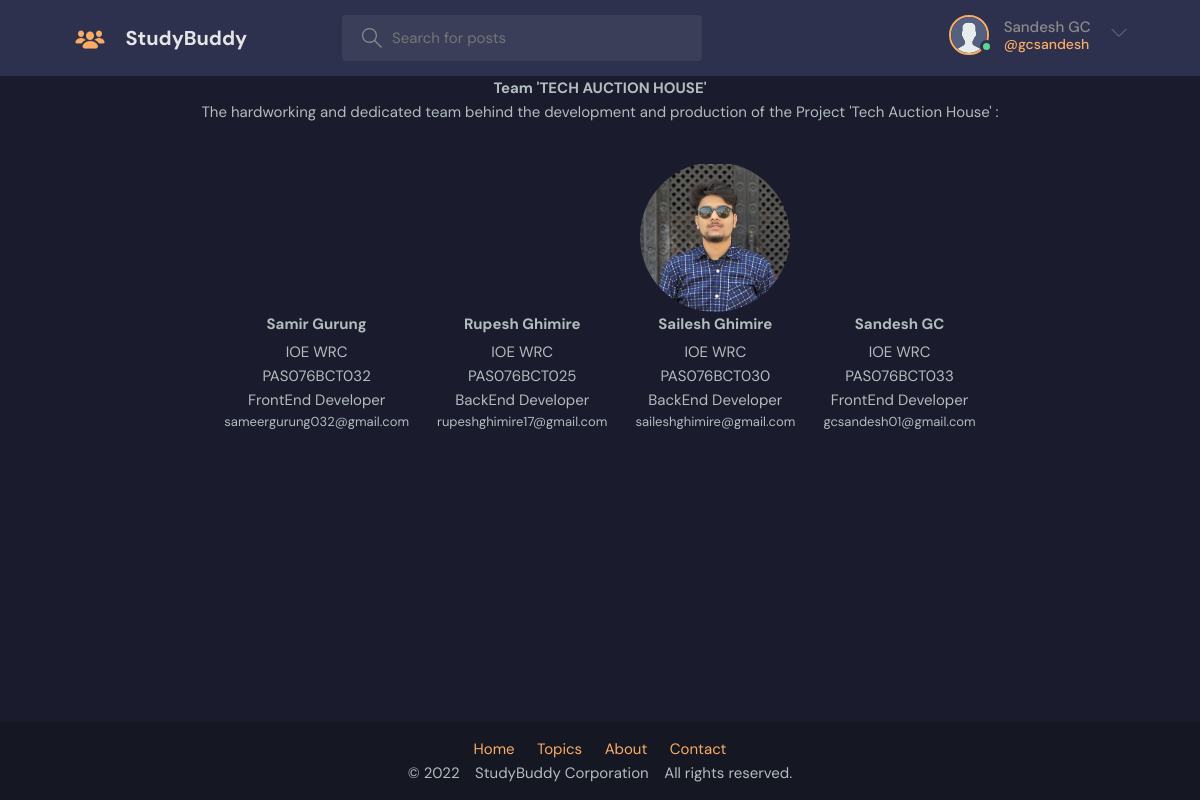
Screenshot of /about (signed in) with the database file from the repository.
### base/models.py (models this page shows)
class User(AbstractUser):
    name = models.CharField(max_length=200, null=True)
    email = models.EmailField(unique=True, null=True)
    bio = models.TextField(null=True)
    avatar = models.ImageField(null=True, default="avatar.svg")
    USERNAME_FIELD = 'email'
    REQUIRED_FIELDS = []

### base/views.py (the view)
# urls.py: path('about', views.about, name='about'),
def about(request):
    return render(request,'base/about.html')

### base/templates/base/about.html
{% extends 'main.html' %}
{% load static %}
{% block head %}
<link rel="stylesheet" href="{% static 'base/about.css' %}" />
{% endblock %}
{% block content %}
    <section class="root">
      <div class="about-container">
        <h1 class="about-heading">Team 'TECH AUCTION HOUSE'</h1>
        <p>
          The hardworking and dedicated team behind the development and
          production of the Project 'Tech Auction House' :
        </p>
        <div class="team-photo-line">
          <div class="person" id="samir-gurung-details">
            <div class="person-img"></div>
            <h3 class="person-name">Samir Gurung</h3>
            <div class="person-details">IOE WRC</div>
            <div class="roll-number">PAS076BCT032</div>
            <div class="roll-number">FrontEnd Developer</div>
            <div class="person-mail">sameergurung032@gmail.com</div>
          </div>
          <div class="person" id="rupesh-ghimire-details">
            <div class="person-img" i></div>
            <h3 class="person-name">Rupesh Ghimire</h3>
            <div class="person-details">IOE WRC</div>
            <div class="roll-number">PAS076BCT025</div>
            <div class="roll-number">BackEnd Developer</div>
            <div class="person-mail">rupeshghimire17@gmail.com</div>
          </div>
          <div class="person" id="sailesh-ghimire-details">
            <div class="person-img"></div>
            <h3 class="person-name">Sailesh Ghimire</h3>
            <div class="person-details">IOE WRC</div>
            <div class="roll-number">PAS076BCT030</div>
            <div class="roll-number">BackEnd Developer</div>
            <div class="person-mail">saileshghimire@gmail.com</div>
          </div>
          <div class="person" id="sandesh-gc-details">
            <div class="person-img"></div>
            <h3 class="person-name">Sandesh GC</h3>
            <div class="person-details">IOE WRC</div>
            <div class="roll-number">PAS076BCT033</div>
            <div class="roll-number">FrontEnd Developer</div>
            <div class="person-mail">gcsandesh01@gmail.com</div>
          </div>
        </div>
      </div>
    </section>
{% endblock %}

### templates/navbar.html (shortened to what this page needs)
{% load static %}
<header class="header header--loggedIn">
    <div class="container">
        <a href="{% url 'home' %}" class="header__logo">
            <img
>
            <h1>StudyBuddy</h1>
        </a>
        <form class="header__search" method="GET" action="{% url 'home' %}">
            <label>
                <input name="q" placeholder="Search for posts" />
            </label>
        </form>
        <nav class="header__menu">
            {% if request.user.is_authenticated %}
            <div class="header__user">
                <a href="{% url 'user-profile' request.user.id %}">
                    <div class="avatar avatar--medium active">
                        <img src="{{request.user.avatar.url}}" />
                    </div>
                    <p>{{request.user.name}} <span>@{{request.user.username}}</span></p>
                </a>
                <button class="dropdown-button">
                    <svg version="1.1" xmlns="http://www.w3.org/2000/svg" width="32" height="32" viewBox="0 0 32 32">
                        <title>chevron-down</title>
                        <path d="M16 21l-13-13h-3l16 16 16-16h-3l-13 13z"></path>
                    </svg>
                </button>
            </div>
            {% else %}
            <a href="{% url 'login' %}">
                <img src="{% static 'images/avatar.svg' %}" />
                <p>Login</p>
            </a>
            {% endif %}
        </nav>
    </div>
</header>

### static/styles/style.css (style rules this page uses)
:root { --color-main: #F9AC66; --color-main-light: #e1f6fb; --color-dark: #2d314d; --color-dark-medium: #3A3E59; --color-dark-light: #5e6485; --color-light: #e5e5e5; --color-gray: #8b8b8b; --color-light-gray: #b2bdbd; --color-bg: #1a1b2d; --color-success: #5dd693; --color-error: #ed6b5b; }
* { font-family: "DM Sans", -apple-system, BlinkMacSystemFont, "Segoe UI", Roboto, Oxygen, Ubuntu, Cantarell, "Open Sans", "Helvetica Neue", sans-serif; margin: 0; padding: 0; box-sizing: border-box; text-rendering: optimizeLegibility; font-size: inherit; }
html { font-size: 56.25%; height: 100%; }
@media only screen and (min-width: 1200px) { html { font-size: 62.5%; } }
body { line-height: 1.6; font-weight: 400; font-size: 1.5rem; color: var(--color-light-gray); background-color: var(--color-bg); min-height: 100%; display: flex; flex-direction: column; }
img { width: 100%; }
a { display: inline-block; color: var(--color-main); text-decoration: none; }
.container { max-width: 120rem; width: 90%; margin: auto; }
.avatar { position: relative; display: inline-block; border-radius: 50%; border: 2px solid var(--color-main); }
.avatar img { display: block; border-radius: 50%; object-fit: cover; object-position: center; }
.avatar::after { content: ""; display: block; position: absolute; background-color: var(--color-gray); z-index: 111; border-radius: 50%; border: 0.3rem solid var(--color-dark); }
.avatar.active::after { background-color: var(--color-success); }
.avatar.avatar--medium img { width: 3.6rem; height: 3.6rem; border-radius: 50%; }
.avatar.avatar--medium:after { width: 0.7rem; height: 0.7rem; bottom: 0px; right: -6px; }
.header { padding: 1.5rem; background-color: var(--color-dark); }
.header>.container { display: flex; gap: 9.5rem; }
.header__logo, .header__user { display: flex; gap: 2rem; align-items: center; }
.header__logo>img { height: 3.2rem; width: 3.2rem; }
.header__logo>h1 { font-weight: 700; font-size: 2rem; color: var(--color-light); }
.header__search>label { background-color: var(--color-dark-medium); padding: 1.3rem 1rem; display: flex; align-items: center; gap: 1rem; border-radius: 4px; }
.header__search svg { fill: var(--color-gray); width: 2rem; height: 2rem; margin-left: 1rem; }
.header__search input { width: 30rem; background: transparent; border: none; outline: none; color: var(--color-light); }
.header__menu { margin-left: auto; position: relative; }
.header__menu a { display: flex; gap: 1.5rem; align-items: center; font-weight: 500; text-decoration: none; color: var(--color-gray); }
.header__menu img { height: 3.6rem; }
.header__menu p { line-height: 1.2; }
.header__menu span { color: var(--color-main); font-weight: 500; font-size: 1.4rem; display: block; }
.header__menu svg { width: 1.6rem; height: 1.6rem; fill: var(--color-dark-light); }
.dropdown-button { background: transparent; border: 0; outline: 0; cursor: pointer; }

### base/static/base/about.css (style rules this page uses)
.about-heading { text-align: center; }
.about-container { display: flex; flex-direction: column; align-items: center; justify-content: space-evenly; }
.team-photo-line { width: 100%; padding: 2.5em; display: flex; justify-content: center; align-items: flex-start; gap: 2.5%; }
.person { display: flex; flex-direction: column; align-items: center; }
.person-img { width: 150px; height: 150px; background-size: cover; background-repeat: no-repeat; border-radius: 50%; border: 2px solid transparent; background-position-x: center; }
.person-name { margin-bottom: 4px; }
.person-mail { font-size: 13px; }
#samir-gurung-details>.person-img { background-image: url("../images/samir-gurung.jpg"); background-position: 45% 22%; background-size: 150%; }
#rupesh-ghimire-details>.person-img { background-image: url("../images/rupesh-ghimire.jpg"); background-position: 55% 65%; background-size: 250%; }
#sailesh-ghimire-details>.person-img { background-image: url("../images/sailesh-ghimire.jpg"); background-position: 45% 0; background-size: 250%; }
#sandesh-gc-details>.person-img { background-image: url("../images/sandesh-gc.jpg"); background-size: 150%; background-position: 45% 30%; }

### rows the page displays
User: user.avatar (placeholder picture), user.name "Sandesh GC", user.username "gcsandesh"
